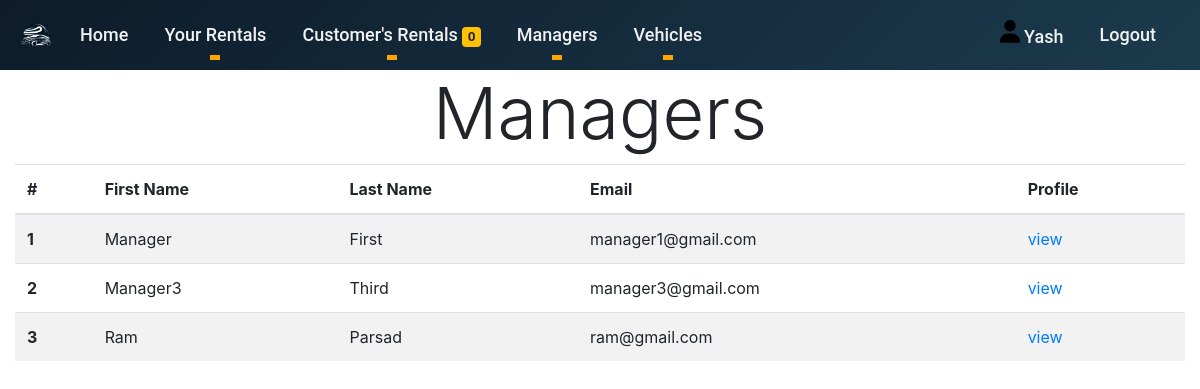
Screenshot of /Owner/AllManagers/ (signed in) with the database file from the repository.
### Owner/models.py (models this page shows, shortened)
class Owner(models.Model):
    Owner_id = models.AutoField
    Owner_firstname = models.CharField(max_length=60)
    Owner_lastname = models.CharField(max_length=60)
    Owner_address = models.CharField(max_length=600)
    Owner_email = models.CharField(max_length=100)
    Owner_password = models.CharField(max_length=32)
    Owner_dob = models.DateField()
    Owner_mobileno = models.CharField(max_length=10)
    Owner_gender = models.CharField(max_length=15)
    Owner_license =  models.ImageField(upload_to='img/Owner_License/')
    Owner_agency = models.CharField(max_length=100)
    Owner_city = models.CharField(max_length=30)
    Owner_state = models.CharField(max_length=30)
    Owner_country = models.CharField(max_length=30)
    Owner_pincode = models.IntegerField()
    isOwner = models.BooleanField(default=True)

### Manager/models.py (models this page shows, shortened)
class Manager(models.Model):
    Manager_id = models.AutoField
    Manager_firstname = models.CharField(max_length=60)
    Manager_lastname = models.CharField(max_length=60)
    Manager_address = models.CharField(max_length=600)
    Manager_email = models.CharField(max_length=100)
    Manager_password = models.CharField(max_length=32)
    Manager_dob = models.DateField()
    Manager_mobileno = models.CharField(max_length=10)
    Manager_gender = models.CharField(max_length=15)
    Manager_license = models.ImageField(upload_to='img/Manager_License/')
    Manager_agency = models.CharField(max_length=100,default="Fast Rentals")
    Manager_city = models.CharField(max_length=30)
    Manager_state = models.CharField(max_length=30)
    Manager_country = models.CharField(max_length=30)
    Manager_pincode = models.IntegerField()
    isOwner = models.BooleanField(default=False)

### Owner/views.py (the view)
# urls.py: path('AllManagers/',views.AllManagers, name="AllManagers"),
def AllManagers(request):
    if('user_email' not in request.session):
        return redirect('/signin/')
    owner_email = request.session.get('user_email')
    owner = Owner.objects.get(Owner_email=owner_email)
    manager = Manager.objects.all()
    no_of_pending_request=count_pending_rent_request()
    return render(request,"All_Managers.html",{'manager':manager,'owner':owner,'no_of_pending_request':no_of_pending_request})

### Owner/views.py (called while the page is built)
def count_pending_rent_request():
    no_of_pending_request=0
    rentvehicle = RentVehicle.objects.all()
    for rv in rentvehicle:
        if rv.request_status == "Pending":
            no_of_pending_request+=1
    return no_of_pending_request

### Owner/templates/All_Managers.html (shortened to what this page needs)
{% extends 'Only_owner_navbar.html'%} {% load static %}
    {% block name %}{{owner.Owner_firstname}}{%endblock%} {% block pagecontent %}
    <h1 class="display-3" style="text-align: center;">Managers</h1>
    <table class="table table-striped">
        <thead>
            <tr>
                <th scope="col">#</th>
                <th scope="col">First Name</th>
                <th scope="col">Last Name</th>
                <th scope="col">Email</th>
                <th scope="col">Profile</th>
            </tr>
        </thead>
        <tbody>
            {% for value in manager %}
            <tr>
                <th scope="row">{{forloop.counter}}</th>
                <td>{{value.Manager_firstname}}</td>
                <td>{{value.Manager_lastname}}</td>
                <td>{{value.Manager_email}}</td>
                <td><a href="{% url 'ManagerProfile' value.Manager_email%}">view</a></td>
            </tr>
            {% endfor %}
        </tbody>
    </table>
    {% endblock pagecontent %}

### Owner/templates/includes/owner_navbar.html (shortened to what this page needs)
{% load static %}
<nav class="navbar sticky-top navbar-expand-lg navbar-dark bg-dark" style="font-size: large;" aria-label="" aria-labbelledby="">
    <a href="/Owner"><img class="navbar-brand" src="{% static 'img/Logos/icon.png' %}" height="50"></a>
    <div class="collapse navbar-collapse" id="navbarSupportedContent">
        <ul class="navbar-nav mr-auto">
            <li class="nav-item active">
                <a class="nav-link" href="/Owner" style="color: #f1f1f1;">Home</a>
            </li>
            <li class="nav-item dropdown">
                <a class="nav-link dropdown-toggle" href="#" id="navbarDropdown" style="color: #f1f1f1;" role="button" data-toggle="dropdown" aria-haspopup="true" aria-expanded="false">
                    Your Rentals
                </a>
            </li>
            <li class="nav-item dropdown">
                <a class="nav-link dropdown-toggle" href="#" id="navbarDropdown" style="color: #f1f1f1;" role="button" data-toggle="dropdown" aria-haspopup="true" aria-expanded="false">
                    Customer's Rentals <span class="badge badge-warning">{{no_of_pending_request}}</span>
                </a>
            </li>
            <li class="nav-item dropdown">
                <a class="nav-link dropdown-toggle" href="#" id="navbarDropdown" style="color: #f1f1f1;" role="button" data-toggle="dropdown" aria-haspopup="true" aria-expanded="false">
                    Managers
                </a>
            </li>
            <li class="nav-item dropdown">
                <a class="nav-link dropdown-toggle" href="#" id="navbarDropdown" style="color: #f1f1f1;" role="button" data-toggle="dropdown" aria-haspopup="true" aria-expanded="false">
                    Vehicles
                </a>
            </li>
        </ul>
        <ul class="navbar-nav justify-content-end">
            <li class="nav-item">
                <a class="nav-link" href="/Owner/Profile" style="color: #f1f1f1;" title="Your Profile">
                    <svg xmlns="http://www.w3.org/2000/svg" viewBox="0 0 448 512" height="19px;" width="20px"class="profile-icon">
                        <path d="M224 256A128 128 0 1 0 224 0a128 128 0 1 0 0 256zm-45.7 48C79.8 304 0 383.8 0 482.3C0 498.7 13.3 512 29.7 512l388.6 0c16.4 0 29.7-13.3 29.7-29.7C448 383.8 368.2 304 269.7 304l-91.4 0z"/>
                    </svg>
                    {{ owner.Owner_firstname }} {% block name %}{%endblock%}</a>
            </li>
        </ul>
        <ul class="navbar-nav justify-content-end">
            <li class="nav-item">
                <a class="nav-link" href="/Logout" style="color: #f1f1f1;">Logout</a>
            </li>
        </ul>
    </div>
</nav>

### Owner/static/css/owner.css (style rules this page uses)
.navbar-nav a:after, .navbar-nav a:before { transition: all .5s; }
.navbar-nav a { position: relative; margin-right: 20px; }
.navbar-nav a:after { position: absolute; bottom: 0; left: 0; right: 0; margin: auto; width: 0%; content: '.'; color: transparent; background: orange; height: 1px; }

### Owner/templates/includes/owner_navbar.html (style rules this page uses)
.navbar { background: linear-gradient(135deg, #0d1b2a, #1b3b4d); font-family: 'Roboto', sans-serif; }
.navbar-nav .nav-link { color: #f1f1f1; padding: 12px 20px; font-weight: 500; transition: color 0.3s ease, transform 0.3s ease; }

### rows the page displays
Owner: Owner_firstname "Yash"
Manager: Manager_firstname "Manager", Manager_lastname "First", Manager_email "manager1@gmail.com"
Manager: Manager_firstname "Manager3", Manager_lastname "Third", Manager_email "manager3@gmail.com"
Manager: Manager_firstname "Ram", Manager_lastname "Parsad", Manager_email "ram@gmail.com"

### other values shown
{{ no_of_pending_request }} "0"
